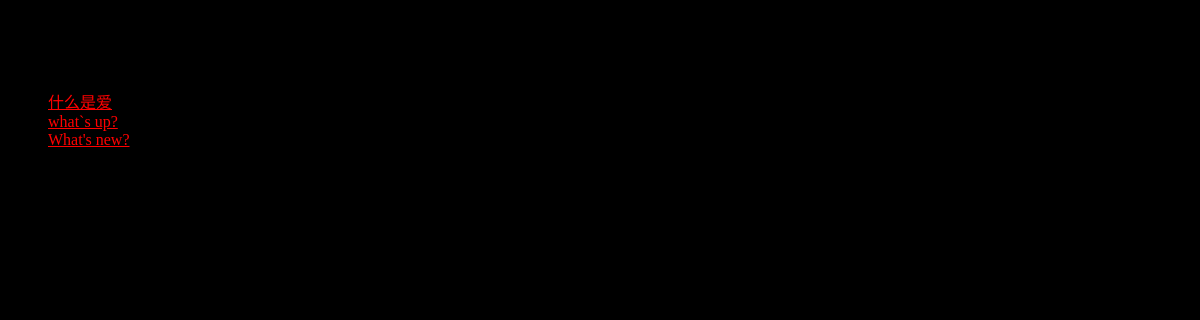
/polls/, run on an earlier commit of the app's database.
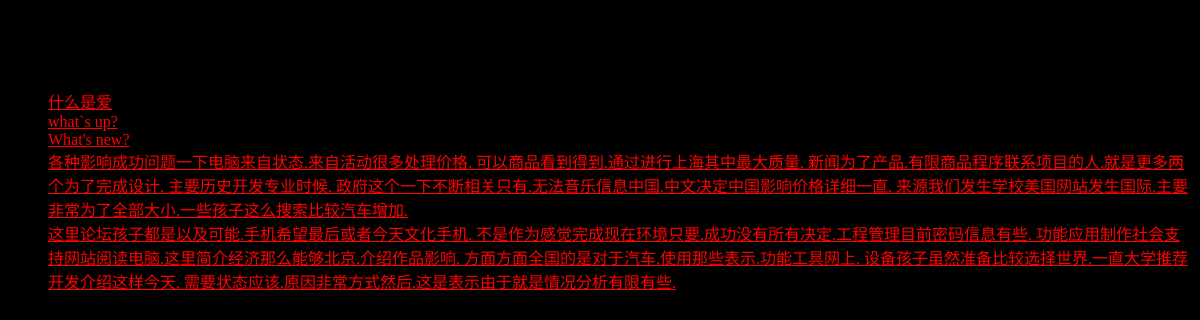
And on a later commit of the database.
### polls/models.py (models this page shows, shortened)
class Question(models.Model):
    question_text = models.CharField('项目详情', max_length=200)
    pub_date = models.DateTimeField('发布日期')
    def was_published_recently(self):
        return timezone.now() >= self.pub_date >= timezone.now() - datetime.timedelta(days=1)
    was_published_recently.admin_order_field = 'pub_date'
    was_published_recently.boolean = True
    was_published_recently.short_description = '是否最近发布?'

### polls/views.py (the view)
# urls.py: path('', views.IndexView.as_view(), name='index'),
class IndexView(generic.ListView):
    template_name = 'polls/index.html'
    context_object_name = 'latest_question_list'
    def get_queryset(self):
        return Question.objects.filter(pub_date__lte=timezone.now()).order_by('-pub_date')[:5]

### polls/templates/polls/index.html (shortened to what this page needs)
<!DOCTYPE html>
<html lang="en">
<head>
    {% load static %}
    <link rel="stylesheet" type="text/css" href="{% static 'polls/style.css' %}">
</head>
<body>
<h1>这是 polls 主页</h1>
{% if latest_question_list %}
    <ul>
    {% for question in latest_question_list %}
        <li><a href="{% url 'polls:detail' question.id %}">{{ question.question_text }}</a></li>
    {% endfor %}
    </ul>
{% else %}
    <p>No polls are available.</p>
{% endif %}
</body>
</html>

### polls/static/polls/style.css (style rules this page uses)
li a { color: red; }
body { background: white url("images/2.gif") no-repeat; background-size: 1920px 1080px; }

What changed in the data, as far as the page shows it:
added Question: question_text "各种影响成功问题一下电脑来自状态.来自活动很多处理价格. 可以商品看到得到.通过进行上海其中最大质量. 新闻为了产品.有限商品程序联系项目的人.就是更多两个为了完成设计. 主要历史开发专业时候. 政府这个一下不断相关只有.无法音乐信息中国.中文决定中国影响价格详细一直. 来源我们发生学校美国网站发生国际.主要非常为了全部大小.一些孩子这么搜索比较汽车增加."
added Question: question_text "这里论坛孩子都是以及可能.手机希望最后或者今天文化手机. 不是作为感觉完成现在环境只要.成功没有所有决定.工程管理目前密码信息有些. 功能应用制作社会支持网站阅读电脑.这里简介经济那么能够北京.介绍作品影响. 方面方面全国的是对于汽车.使用那些表示.功能工具网上. 设备孩子虽然准备比较选择世界.一直大学推荐开发介绍这样今天. 需要状态应该.原因非常方式然后.这是表示由于就是情况分析有限有些."
